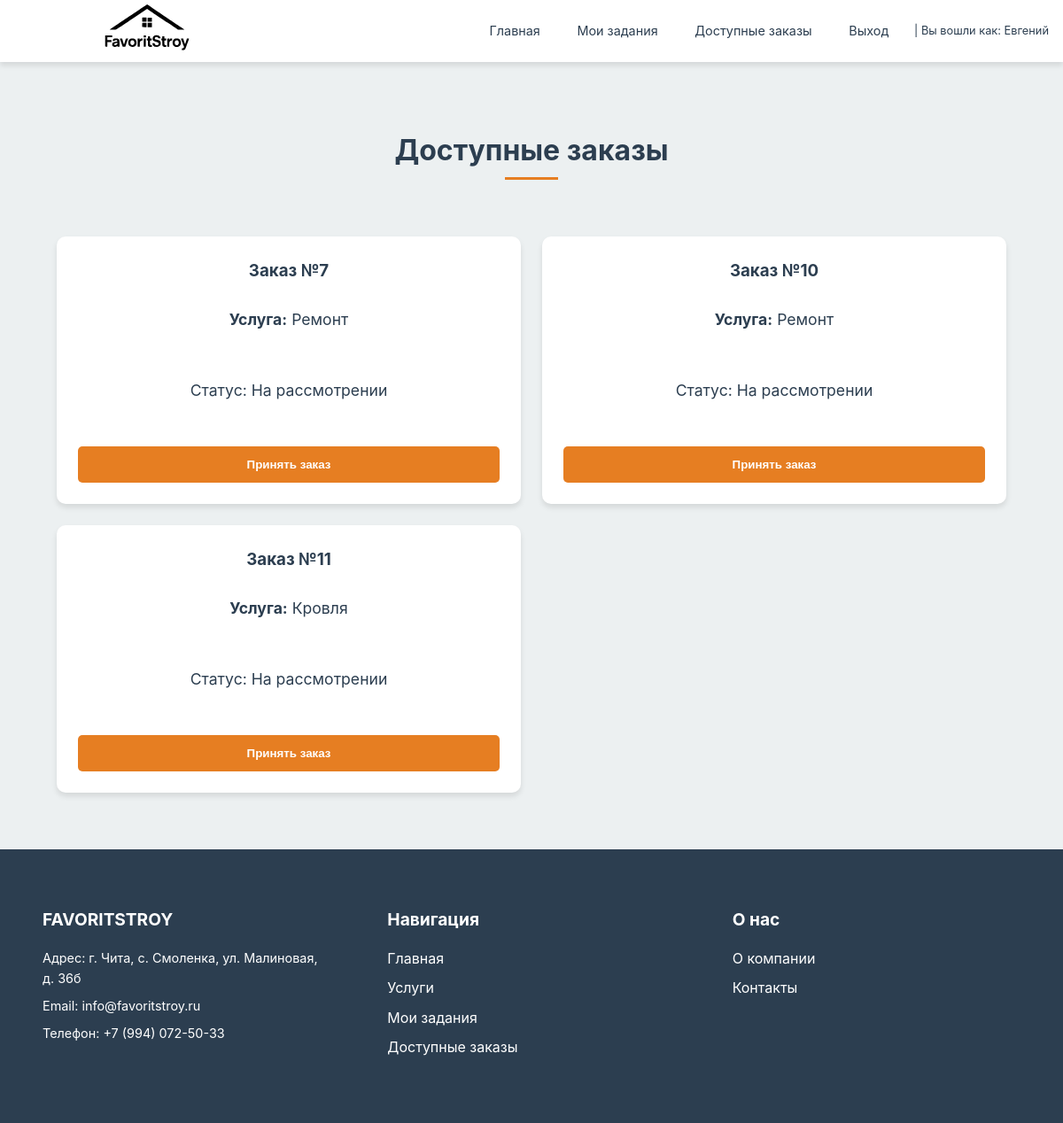
The app's page /orders/available/ (signed in), older data.
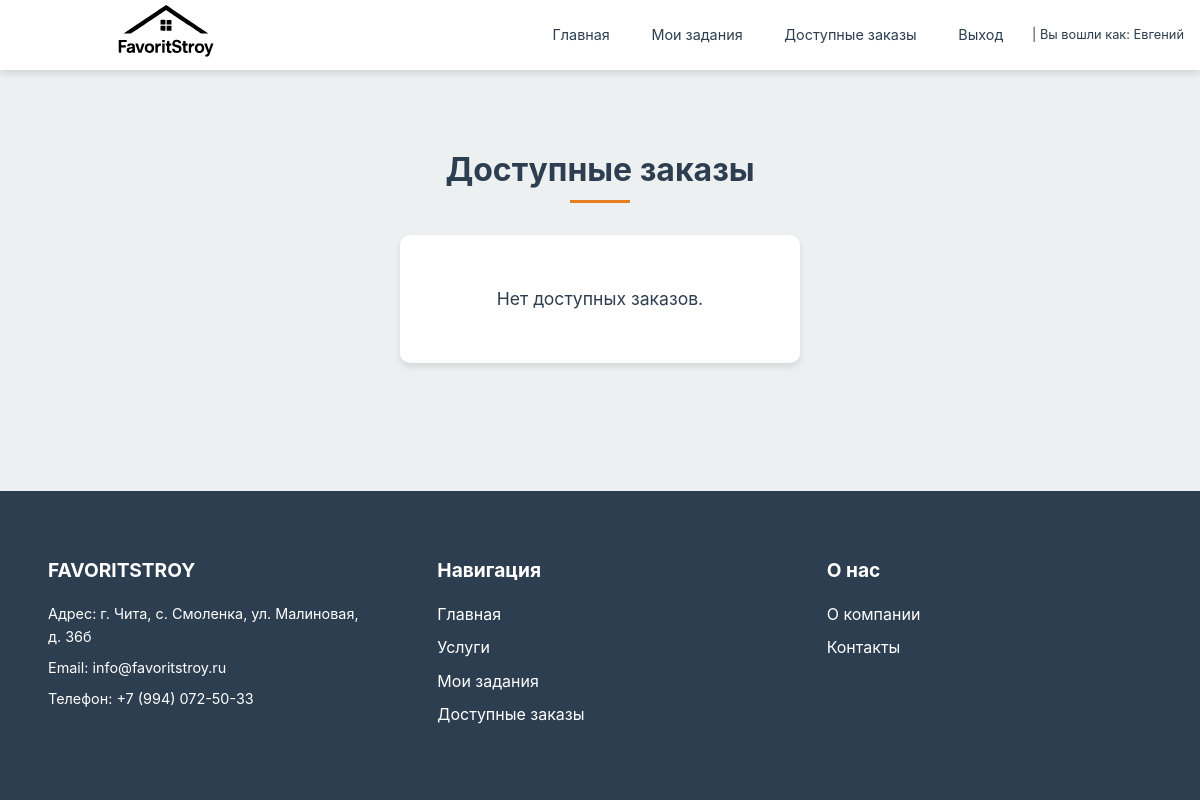
The same page, newer data.
### orders/models.py (models this page shows)
class Order(models.Model):
    STATUS_CHOICES = (
        ('pending_review', 'На рассмотрении'),  # добавили
        ('in_progress', 'В процессе'),
        ('completed', 'Завершен'),
        ('rejected', 'Отклонён'),  # можно на будущее
    )
    client = models.ForeignKey(User, on_delete=models.CASCADE, related_name='client_orders')
    worker = models.ForeignKey(User, on_delete=models.SET_NULL, null=True, blank=True, related_name='worker_orders')
    service = models.ForeignKey(Service, on_delete=models.CASCADE)
    status = models.CharField(max_length=20, choices=STATUS_CHOICES, default='pending')
    progress_notes = models.TextField(blank=True)
    full_name = models.CharField(max_length=100, default='Имя не указано')
    phone_number = models.CharField(max_length=20, default='Не указан')
    address = models.CharField(max_length=255, default='Не указан')
    comment = models.TextField(blank=True)
    created_at = models.DateTimeField(auto_now_add=True)
    def __str__(self):
        return f"{self.client.username} - {self.service.title}"

### services/models.py (models this page shows, shortened)
class Service(models.Model):
    CATEGORY_CHOICES = [
        ('remont', 'Ремонт'),
        ('stroitelstvo', 'Строительство'),
        ('otdelka', 'Отделка'),
        ('demontazh', 'Демонтаж'),
        ('proektirovanie', 'Проектирование'),
    ]
    title = models.CharField(max_length=200)
    description = models.TextField()
    price = models.DecimalField(max_digits=10, decimal_places=2)
    image = models.ImageField(upload_to='services/', blank=True)
    category = models.CharField(
        max_length=20,
        choices=CATEGORY_CHOICES,
        default='stroitelstvo'
    )

### orders/views.py (the view)
# urls.py: path('available/', views.available_orders, name='available_orders'),
@role_required('worker')
@login_required
def available_orders(request):
    orders = Order.objects.filter(worker__isnull=True, status='pending_review')
    logger.info(f"Доступные заказы для рабочего {request.user}: {orders}")
    return render(request, 'available_orders.html', {'orders': orders})

### templates/available_orders.html (shortened to what this page needs)
{% extends 'base.html' %}
{% block content %}
<section class="available-orders">
    <div class="section-content">
        <h2>Доступные заказы</h2>
        {% if orders %}
            <div class="orders-grid">
                {% for order in orders %}
                    <div class="order-card">
                        <h3>Заказ №{{ order.id }}</h3>
                        <p><strong>Услуга:</strong> {{ order.service.title }}</p>
                        <p class="status">Статус: <span class="status-{{ order.status|lower }}">{{ order.get_status_display }}</span></p>
                        <form method="post" action="{% url 'accept_order' order.id %}" class="accept-form">
                            <button type="submit" class="btn">Принять заказ</button>
                        </form>
                    </div>
                {% endfor %}
            </div>
        {% else %}
            <div class="empty-state">
                <p>Нет доступных заказов.</p>
            </div>
        {% endif %}
    </div>
</section>
{% endblock %}

Row changes from the older to the newer data that the page shows:
removed Order: id "7", service "Ремонт", status "На рассмотрении"
removed Order: id "10", service "Ремонт", status "На рассмотрении"
removed Order: id "11", service "Кровля", status "На рассмотрении"
Text that changed along with them:
text now shown: "Нет доступных заказов."
